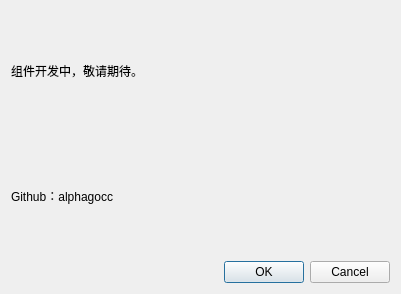
<?xml version="1.0" encoding="UTF-8"?>
<ui version="4.0">
 <class>waitDialog</class>
 <widget class="QDialog" name="waitDialog">
  <property name="geometry">
   <rect>
    <x>0</x>
    <y>0</y>
    <width>401</width>
    <height>294</height>
   </rect>
  </property>
  <property name="windowTitle">
   <string>Dialog</string>
  </property>
  <layout class="QVBoxLayout" name="verticalLayout">
   <item>
    <widget class="QLabel" name="label">
     <property name="text">
      <string>组件开发中，敬请期待。</string>
     </property>
    </widget>
   </item>
   <item>
    <widget class="QLabel" name="label_2">
     <property name="text">
      <string>Github：alphagocc</string>
     </property>
    </widget>
   </item>
   <item>
    <widget class="QDialogButtonBox" name="buttonBox">
     <property name="orientation">
      <enum>Qt::Horizontal</enum>
     </property>
     <property name="standardButtons">
      <set>QDialogButtonBox::Cancel|QDialogButtonBox::Ok</set>
     </property>
    </widget>
   </item>
  </layout>
 </widget>
 <resources/>
 <connections>
  <connection>
   <sender>buttonBox</sender>
   <signal>accepted()</signal>
   <receiver>waitDialog</receiver>
   <slot>accept()</slot>
   <hints>
    <hint type="sourcelabel">
     <x>248</x>
     <y>254</y>
    </hint>
    <hint type="destinationlabel">
     <x>157</x>
     <y>274</y>
    </hint>
   </hints>
  </connection>
  <connection>
   <sender>buttonBox</sender>
   <signal>rejected()</signal>
   <receiver>waitDialog</receiver>
   <slot>reject()</slot>
   <hints>
    <hint type="sourcelabel">
     <x>316</x>
     <y>260</y>
    </hint>
    <hint type="destinationlabel">
     <x>286</x>
     <y>274</y>
    </hint>
   </hints>
  </connection>
 </connections>
</ui>
